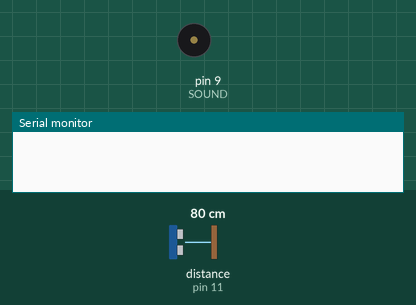
This sketch was run on a simulated Arduino Uno, built with avr-gcc and run on an emulated ATmega328P. Shown: buzzer (waves = sounding), the last lines printed to the serial monitor. Wiring (inferred from the names in the program): ultrasonic range finder: trigger pin 10; echo pin 11. The test bench sets the inputs (shaded band); at power-on: distance to the obstacle (sensor on pin 11) 80 cm. The echo pulse lasts 58.3 µs per cm.

Above: at 1.2 s.
1.3 s: distance to the obstacle (sensor on pin 11) set to 29 cm
2.8 s: distance to the obstacle (sensor on pin 11) set to 24 cm
At 3.7 s:
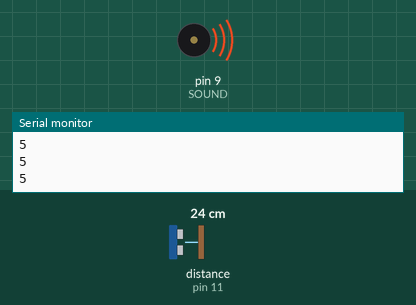
4.3 s: distance to the obstacle (sensor on pin 11) set to 42 cm
5.8 s: distance to the obstacle (sensor on pin 11) set to 50 cm
7.3 s: distance to the obstacle (sensor on pin 11) set to 66 cm
8.8 s: distance to the obstacle (sensor on pin 11) set to 75 cm
At 10.0 s:
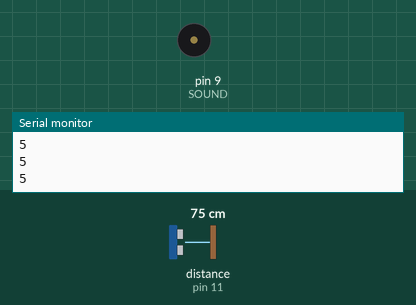
Timing chart, 0 to 11.3 s (numbered marks = the images above; inputs shaded):
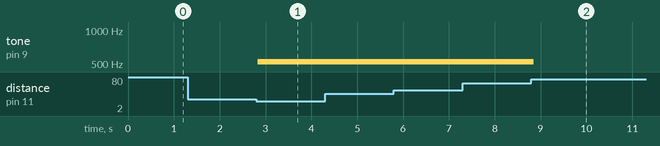

Measured:
- the behaviour switches between 27 and 26 cm on distance to the obstacle (sensor on pin 11) (found by bisection; images 0 and 1)
- the behaviour switches between 69 and 70 cm on distance to the obstacle (sensor on pin 11) (found by bisection; images 1 and 2)
- after the input at 1.3 s, every drawn part: stays the same
- after the input at 2.8 s, tone on pin 9 (SOUND): silent → 523 Hz at once
- after the input at 5.8 s, every drawn part: stays the same
- after the input at 7.3 s, every drawn part: stays the same
- after the input at 8.8 s, tone on pin 9 (SOUND): 523 Hz → silent after 0.05 s

The sketch:

sketch_feb03a.ino
```cpp
// Play sounds based on a distance meter

#define SOUND 9
#define ECHO 11
#define TRIGGER 10
#define CYCLE_LENGTH 60000

void setup() {
  // put your setup code here, to run once:
  pinMode(SOUND, OUTPUT);
  pinMode(ECHO, INPUT);
  pinMode(TRIGGER, OUTPUT);
  Serial.begin(9600);
}

unsigned long lastSignal = 0;
boolean isEchoStarted = false;
unsigned long echoStart = 0;
boolean isEchoOver = false;
unsigned long lastMeasuredDistance = 0;

//int NOTES[] = { 261, 277, 294, 311, 330, 349, 370, 392, 415, 440 }; // chromatic
int NOTES[] = { 261, 294, 349, 392, 440, 523 }; // pentatonic

void loop() {
  unsigned long time = micros();

  // put your main code here, to run repeatedly:
  if (time - lastSignal > CYCLE_LENGTH) {
    digitalWrite(TRIGGER, HIGH);
    delayMicroseconds(10);
    digitalWrite(TRIGGER, LOW);
    lastSignal = micros();
    isEchoStarted = false;
    isEchoOver = false;
    delayMicroseconds(500);
    return;
  }

  int read = digitalRead(ECHO);
  if (read == HIGH && !isEchoStarted) {
    echoStart = time;
    isEchoStarted = true;
  } else if (read == LOW && isEchoStarted && !isEchoOver) {
    unsigned long newMeasuredDistance = time - echoStart;
    // Init last measured distance
    if (lastMeasuredDistance == 0) {
      lastMeasuredDistance = newMeasuredDistance;
    }
    // Disable spikes and small changes
    long diff = newMeasuredDistance - lastMeasuredDistance;
    long aDiff = abs(diff);
//    boolean noBigDifference = (newMeasuredDistance < lastMeasuredDistance) || (aDiff < 500);
    boolean noSmallDifference = aDiff > 30;

    if (noSmallDifference) {
      lastMeasuredDistance = newMeasuredDistance;
//      Serial.println(lastMeasuredDistance);
    }

    isEchoOver = true;
  }

  // Only change sounds on a valid range from the detector
  int validRangeStart = 200;
  int validRangeEnd = 1500;
  int range = validRangeEnd - validRangeStart;
  if (lastMeasuredDistance  > validRangeStart && lastMeasuredDistance < validRangeEnd) {
    int notes_length = sizeof(NOTES)/sizeof(int);
    int sound = ((lastMeasuredDistance - validRangeStart) * notes_length) / range;
    if (sound < notes_length) {
      Serial.println(sound);
      tone(SOUND, NOTES[sound]);
    }
  } else if (lastMeasuredDistance > 4000) {
    noTone(SOUND);
  }
}
```
